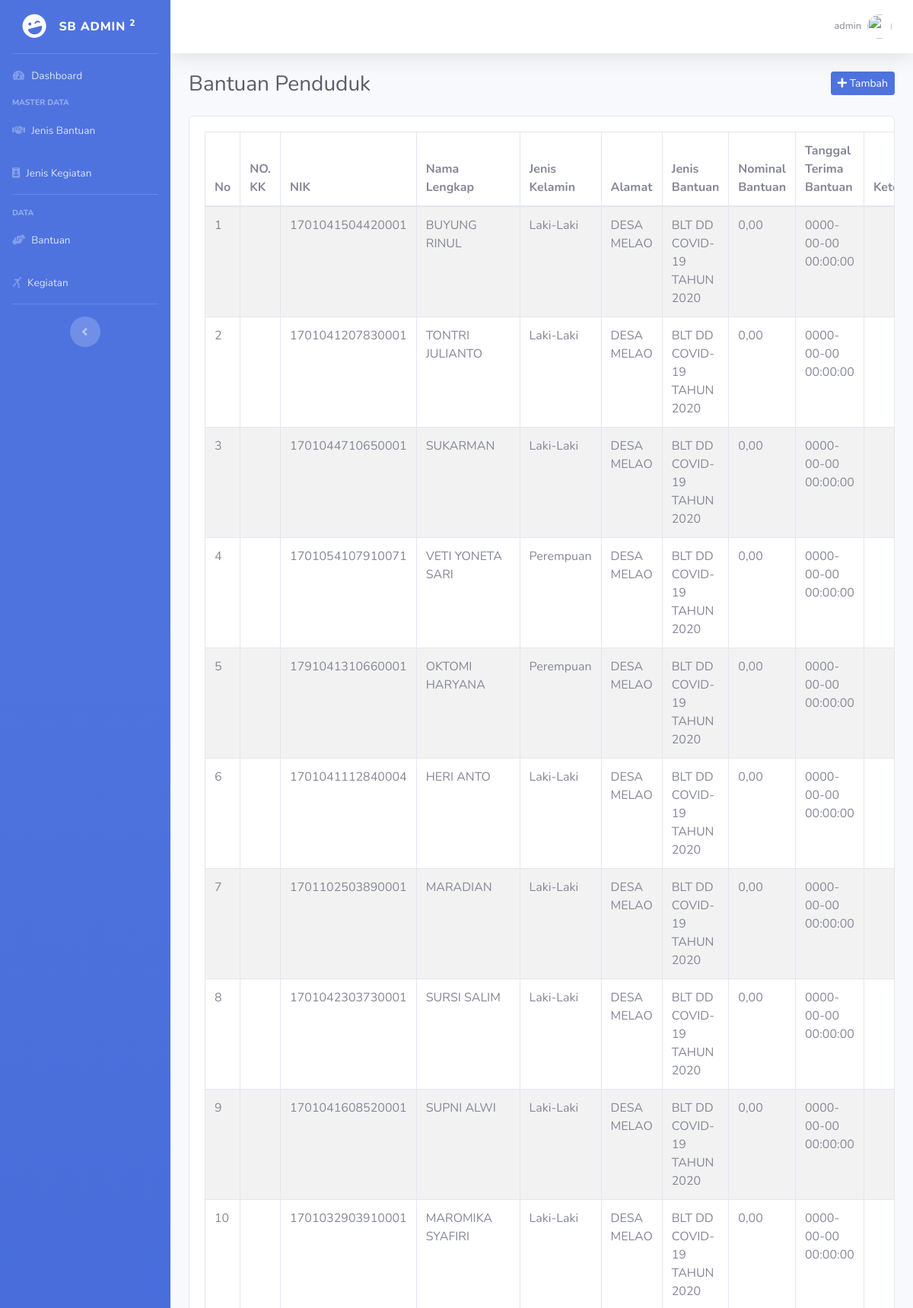
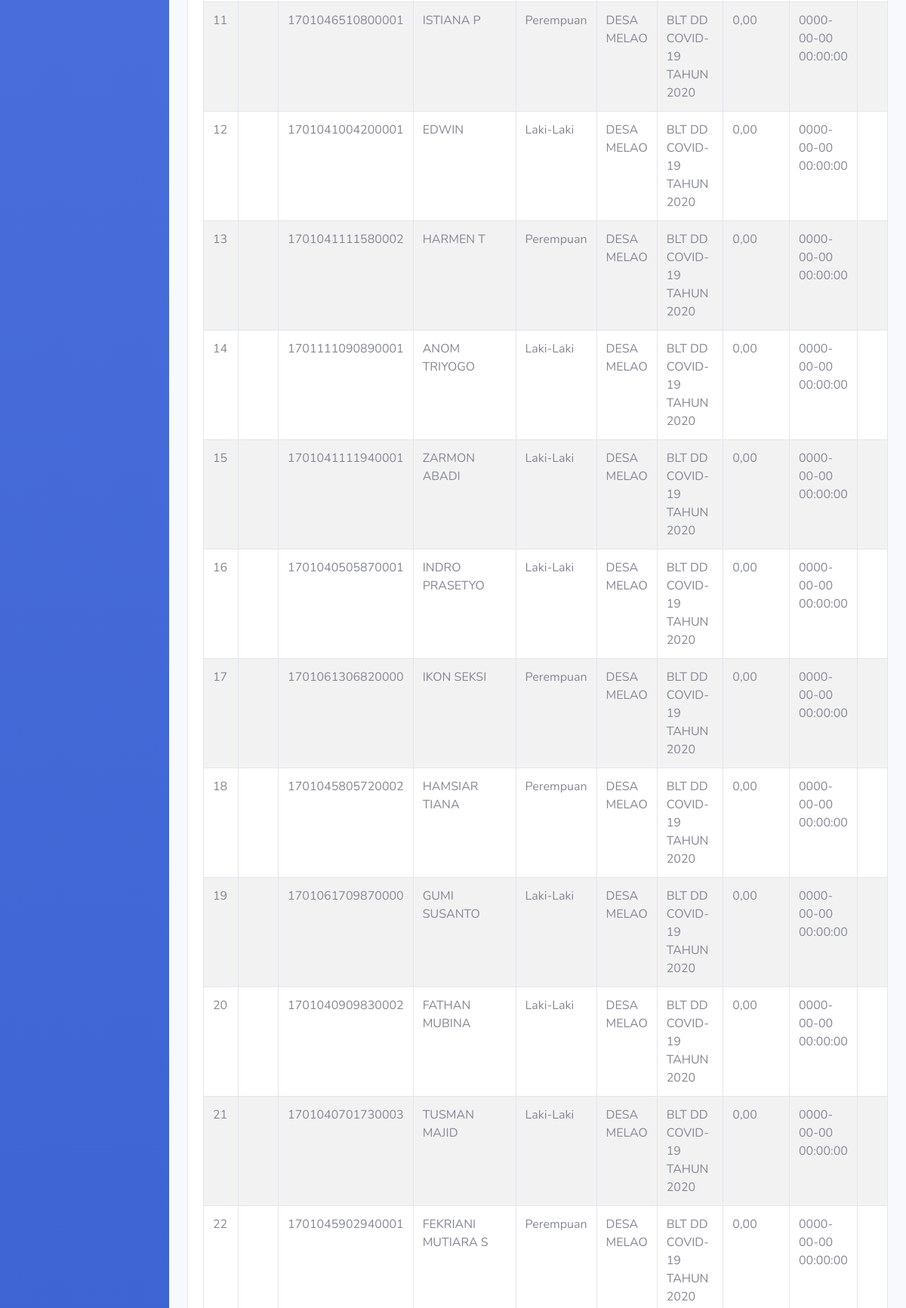
/admin/index.php?halaman=bantuan (signed in, upper part), run on the app's committed database (2 pictures, top to bottom).
### tables this page shows
CREATE TABLE `bantuan` (
  `id_bantuan` int(11) NOT NULL,
  `id_desa` int(11) NOT NULL,
  `id_jenis_bantuan` int(11) DEFAULT NULL,
  `nik` varchar(20) NOT NULL,
  `kk` varchar(20) NOT NULL,
  `nama` varchar(225) NOT NULL,
  `jk` enum('L','P') NOT NULL,
  `alamat` text NOT NULL,
  `keterangan` text NOT NULL,
  `lat_bantuan` varchar(225) NOT NULL,
  `lng_bantuan` varchar(225) NOT NULL,
  `foto_tampak_depan` varchar(225) NOT NULL,
  `foto_tampak_samping` varchar(225) NOT NULL,
  `foto_tampak_ruang_tamu` varchar(225) NOT NULL,
  `nominal_bantuan` int(11) NOT NULL,
  `tanggal_terima_bantuan` datetime NOT NULL
);

CREATE TABLE `jenis_bantuan` (
  `id_jenis_bantuan` int(11) NOT NULL,
  `nama_jenis_bantuan` varchar(225) NOT NULL
);

### config/koneksi.php (called while the page is built, shortened)
<?php
$db = new mysqli("localhost","u6411026_client","db@client123","u6411026_giscovid");
class bantuan{
	private $koneksi;
	function __construct($db)
	{
		$this->koneksi = $db;
	}
	public function tampil_admin($id_desa){
		$ambil = $this->koneksi->query("SELECT * FROM bantuan LEFT JOIN desa ON bantuan.id_desa = desa.id_desa LEFT JOIN jenis_bantuan ON bantuan.id_jenis_bantuan = jenis_bantuan.id_jenis_bantuan WHERE bantuan.id_desa='$id_desa' ORDER BY id_bantuan DESC");
		$semua=array();
		while ($data_array = $ambil->fetch_assoc())
		{
			$semua[] = $data_array;
		}
		return $semua;
	}
}
$bantuan = new bantuan($db);
?>

### admin/bantuan/tampil.php (the view, shortened to what this page needs)
<?php
$data_bantuan = $bantuan->tampil_admin($_SESSION['admin']['id_desa']);
?>
<div class="clearfix">
	<h1 class="h3 mb-4 float-left text-gray-800">Bantuan Penduduk</h1>
	<a href="index.php?halaman=tambah_bantuan" class="float-right btn btn-primary btn-sm"><i class="fa fa-plus"></i> Tambah</a>
</div>
<div class="card">
	<div class="card-body table-responsive">
		<?php if (!empty($data_bantuan)): ?>
			<table class="table-bordered table table-striped">
				<thead>
					<tr>
						<th>No</th>
						<th>NO. KK</th>
						<th>NIK</th>
						<th>Nama Lengkap</th>
						<th>Jenis Kelamin</th>
						<th>Alamat</th>
						<th>Jenis Bantuan</th>
						<th>Nominal Bantuan</th>
						<th>Tanggal Terima Bantuan</th>
						<th>Keterangan</th>
					</tr>
				</thead>
				<tbody>
					<?php foreach ($data_bantuan as $key => $value): ?>
						<tr>
							<td><?php echo $key+1; ?></td>
							<td><?php echo $value['kk']; ?></td>
							<td><?php echo $value['nik']; ?></td>
							<td><?php echo $value['nama']; ?></td>
							<td>
								<?php if ($value['jk']=="L"): ?>
									Laki-Laki
								<?php else: ?>
									Perempuan
								<?php endif ?>
							</td>
							<td><?php echo $value['alamat']; ?></td>
							<td><?php echo $value['nama_jenis_bantuan']; ?></td>
							<td><?php echo number_format($value['nominal_bantuan'],2,',','.'); ?></td>
							<td><?php echo $value['tanggal_terima_bantuan']; ?></td>
                            <td><?php echo $value['keterangan']; ?></td>
						</tr>
					<?php endforeach ?>
				</tbody>
			</table>
		<?php else: ?>
			<div class="alert alert-info">
				Belum ada data bantuan.
			</div>
		<?php endif ?>
	</div>
</div>

### data on the page
bantuan: nik "1701041504420001", nama "BUYUNG RINUL", jk "Laki-Laki", alamat "DESA MELAO", id_jenis_bantuan.nama_jenis_bantuan "BLT DD COVID-19 TAHUN 2020", nominal_bantuan "0,00", tanggal_terima_bantuan "0000-00-00 00:00:00"
bantuan: nik "1701041207830001", nama "TONTRI JULIANTO", jk "Laki-Laki", alamat "DESA MELAO", id_jenis_bantuan.nama_jenis_bantuan "BLT DD COVID-19 TAHUN 2020", nominal_bantuan "0,00", tanggal_terima_bantuan "0000-00-00 00:00:00"
bantuan: nik "1701044710650001", nama "SUKARMAN", jk "Laki-Laki", alamat "DESA MELAO", id_jenis_bantuan.nama_jenis_bantuan "BLT DD COVID-19 TAHUN 2020", nominal_bantuan "0,00", tanggal_terima_bantuan "0000-00-00 00:00:00"
bantuan: nik "1701054107910071", nama "VETI YONETA SARI", jk "Perempuan", alamat "DESA MELAO", id_jenis_bantuan.nama_jenis_bantuan "BLT DD COVID-19 TAHUN 2020", nominal_bantuan "0,00", tanggal_terima_bantuan "0000-00-00 00:00:00"
bantuan: nik "1791041310660001", nama "OKTOMI HARYANA", jk "Perempuan", alamat "DESA MELAO", id_jenis_bantuan.nama_jenis_bantuan "BLT DD COVID-19 TAHUN 2020", nominal_bantuan "0,00", tanggal_terima_bantuan "0000-00-00 00:00:00"
bantuan: nik "1701041112840004", nama "HERI ANTO", jk "Laki-Laki", alamat "DESA MELAO", id_jenis_bantuan.nama_jenis_bantuan "BLT DD COVID-19 TAHUN 2020", nominal_bantuan "0,00", tanggal_terima_bantuan "0000-00-00 00:00:00"
bantuan: nik "1701102503890001", nama "MARADIAN", jk "Laki-Laki", alamat "DESA MELAO", id_jenis_bantuan.nama_jenis_bantuan "BLT DD COVID-19 TAHUN 2020", nominal_bantuan "0,00", tanggal_terima_bantuan "0000-00-00 00:00:00"
bantuan: nik "1701042303730001", nama "SURSI SALIM", jk "Laki-Laki", alamat "DESA MELAO", id_jenis_bantuan.nama_jenis_bantuan "BLT DD COVID-19 TAHUN 2020", nominal_bantuan "0,00", tanggal_terima_bantuan "0000-00-00 00:00:00"
bantuan: nik "1701041608520001", nama "SUPNI ALWI", jk "Laki-Laki", alamat "DESA MELAO", id_jenis_bantuan.nama_jenis_bantuan "BLT DD COVID-19 TAHUN 2020", nominal_bantuan "0,00", tanggal_terima_bantuan "0000-00-00 00:00:00"
bantuan: nik "1701032903910001", nama "MAROMIKA SYAFIRI", jk "Laki-Laki", alamat "DESA MELAO", id_jenis_bantuan.nama_jenis_bantuan "BLT DD COVID-19 TAHUN 2020", nominal_bantuan "0,00", tanggal_terima_bantuan "0000-00-00 00:00:00"
bantuan: nik "1701046510800001", nama "ISTIANA P", jk "Perempuan", alamat "DESA MELAO", id_jenis_bantuan.nama_jenis_bantuan "BLT DD COVID-19 TAHUN 2020", nominal_bantuan "0,00", tanggal_terima_bantuan "0000-00-00 00:00:00"
bantuan: nik "1701041004200001", nama "EDWIN", jk "Laki-Laki", alamat "DESA MELAO", id_jenis_bantuan.nama_jenis_bantuan "BLT DD COVID-19 TAHUN 2020", nominal_bantuan "0,00", tanggal_terima_bantuan "0000-00-00 00:00:00"
bantuan: nik "1701041111580002", nama "HARMEN T", jk "Perempuan", alamat "DESA MELAO", id_jenis_bantuan.nama_jenis_bantuan "BLT DD COVID-19 TAHUN 2020", nominal_bantuan "0,00", tanggal_terima_bantuan "0000-00-00 00:00:00"
bantuan: nik "1701111090890001", nama "ANOM TRIYOGO", jk "Laki-Laki", alamat "DESA MELAO", id_jenis_bantuan.nama_jenis_bantuan "BLT DD COVID-19 TAHUN 2020", nominal_bantuan "0,00", tanggal_terima_bantuan "0000-00-00 00:00:00"
bantuan: nik "1701041111940001", nama "ZARMON ABADI", jk "Laki-Laki", alamat "DESA MELAO", id_jenis_bantuan.nama_jenis_bantuan "BLT DD COVID-19 TAHUN 2020", nominal_bantuan "0,00", tanggal_terima_bantuan "0000-00-00 00:00:00"
bantuan: nik "1701040505870001", nama "INDRO PRASETYO", jk "Laki-Laki", alamat "DESA MELAO", id_jenis_bantuan.nama_jenis_bantuan "BLT DD COVID-19 TAHUN 2020", nominal_bantuan "0,00", tanggal_terima_bantuan "0000-00-00 00:00:00"
bantuan: nik "1701061306820000", nama "IKON SEKSI", jk "Perempuan", alamat "DESA MELAO", id_jenis_bantuan.nama_jenis_bantuan "BLT DD COVID-19 TAHUN 2020", nominal_bantuan "0,00", tanggal_terima_bantuan "0000-00-00 00:00:00"
bantuan: nik "1701045805720002", nama "HAMSIAR TIANA", jk "Perempuan", alamat "DESA MELAO", id_jenis_bantuan.nama_jenis_bantuan "BLT DD COVID-19 TAHUN 2020", nominal_bantuan "0,00", tanggal_terima_bantuan "0000-00-00 00:00:00"
bantuan: nik "1701061709870000", nama "GUMI SUSANTO", jk "Laki-Laki", alamat "DESA MELAO", id_jenis_bantuan.nama_jenis_bantuan "BLT DD COVID-19 TAHUN 2020", nominal_bantuan "0,00", tanggal_terima_bantuan "0000-00-00 00:00:00"
bantuan: nik "1701040909830002", nama "FATHAN MUBINA", jk "Laki-Laki", alamat "DESA MELAO", id_jenis_bantuan.nama_jenis_bantuan "BLT DD COVID-19 TAHUN 2020", nominal_bantuan "0,00", tanggal_terima_bantuan "0000-00-00 00:00:00"
bantuan: nik "1701040701730003", nama "TUSMAN MAJID", jk "Laki-Laki", alamat "DESA MELAO", id_jenis_bantuan.nama_jenis_bantuan "BLT DD COVID-19 TAHUN 2020", nominal_bantuan "0,00", tanggal_terima_bantuan "0000-00-00 00:00:00"
bantuan: nik "1701045902940001", nama "FEKRIANI MUTIARA S", jk "Perempuan", alamat "DESA MELAO", id_jenis_bantuan.nama_jenis_bantuan "BLT DD COVID-19 TAHUN 2020", nominal_bantuan "0,00", tanggal_terima_bantuan "0000-00-00 00:00:00"

### other printed values
$_SESSION['admin']['username'] "admin"
